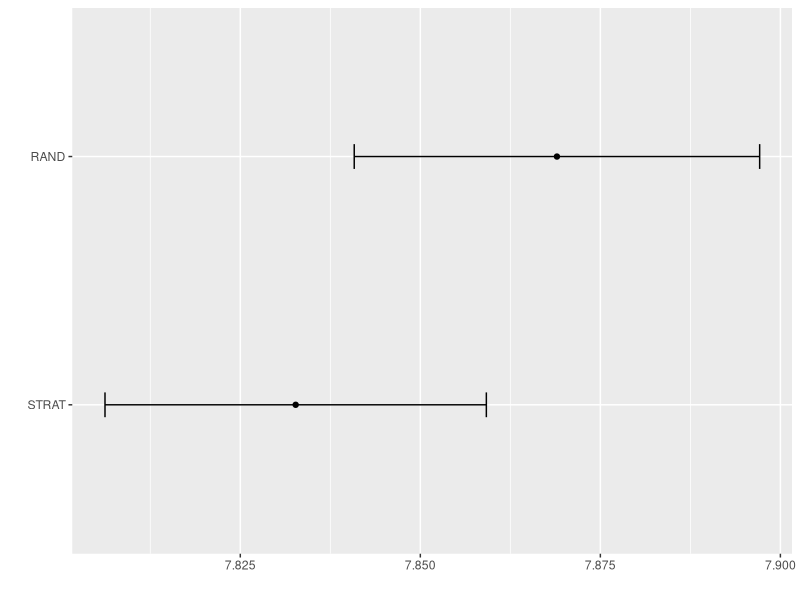
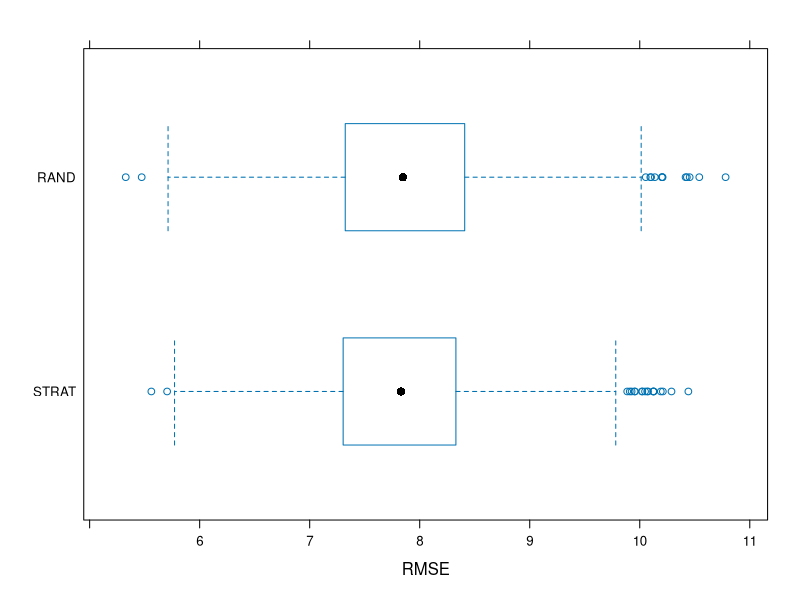

Source code (R) for these figures, in order:
## ---- chunk 1
knitr::opts_chunk$set(echo = TRUE)
library(ggplot2)
library(caret)
library(MASS)
## ---- chunk 2
# Boston Housing 
knitr::kable(head(Boston))
## ---- chunk 3
# internal function from caret package, needed to play nice with resamples()
prettySeq <- function(x) paste("Resample", gsub(" ", "0", format(seq(along = x))), sep = "")

createRandomDataPartition <- function(y, times, p) {
  vec <- 1:length(y)
  n_samples <- round(p * length(y))
  
  result <- list()
  for(t in 1:times){
    indices <- sample(vec, n_samples, replace = FALSE)
    result[[t]] <- indices
    #names(result)[t] <- paste0("Resample", t)
  }
  names(result) <- prettySeq(result)
  result
}

createRandomDataPartition(1:10, times = 2, p = 0.5)
## ---- chunk 4
set.seed(1234)
parts <- createRandomDataPartition(Boston$medv, times = 1, p = 0.5)

train <- parts$Resample1

# fit ols on train data
lm.fit <- lm(medv ~ indus + chas , data = Boston[train,])

# predict on held out data
preds <- predict(lm.fit, newdata = Boston[-train,])

# calculate RMSE validation error
sqrt(mean((preds - Boston[-train,]$medv)^2))
## ---- chunk 5
set.seed(1234)

# create four partitions
parts <- createRandomDataPartition(Boston$medv, times = 4, p = 0.5)

ctrl <- trainControl(method = "repeatedcv", 
                     ## The method doesn't matter
                     ## since we are defining the resamples
                     index= parts, 
                     ##verboseIter = TRUE, 
                     ##repeats = 1,
                     savePredictions = TRUE
                     ##returnResamp = "final"
                     ) 
## ---- chunk 6
res <- train(medv ~ indus + chas, data = Boston, method = "lm",
             trControl = ctrl)

res
## ---- chunk 7
# strangely enough, resamples() always wants at least two train() results
# see also the man page for resamples()
resamples <- resamples(list(MOD1 = res, 
                            MOD2 = res))

resamples$values$`MOD1~RMSE`

# check that we recover the RMSE reported by train() in the Resampling results
mean(resamples$values$`MOD1~RMSE`)

summary(resamples)
## ---- chunk 8
# simulation settings
n_repeats <- 3000
train_fraction <- 0.8
## ---- chunk 9
set.seed(1234)
parts <- createRandomDataPartition(Boston$medv, times = n_repeats, p = train_fraction)

ctrl <- trainControl(method = "repeatedcv",  ## The method doesn't matter
                     index= parts, 
                     savePredictions = TRUE
                     ) 

rand_sampl_res <- train(medv ~ indus + chas, data = Boston, method = "lm",
             trControl = ctrl)

rand_sampl_res
## ---- chunk 10
set.seed(1234)
parts <- createDataPartition(Boston$medv, times = n_repeats, p = train_fraction, list = T)

ctrl <- trainControl(method = "repeatedcv",  ## The method doesn't matter
                     index= parts, 
                     savePredictions = TRUE
                     ) 

strat_sampl_res <- train(medv ~ indus + chas, data = Boston, method = "lm",
             trControl = ctrl)

strat_sampl_res
## ---- chunk 11
resamples <- resamples(list(RAND = rand_sampl_res, 
                          STRAT = strat_sampl_res))
## ---- chunk 12
summary(resamples)
## ---- chunk 13
# caret:::ggplot.resamples
# t.test(resamples$values$`RAND~RMSE`)
ggplot(resamples, metric = "RMSE") 
## ---- chunk 14
bwplot(resamples, metric = "RMSE")
## ---- chunk 15
set.seed(1234)


ctrl <- trainControl(method = "LGOCV",  ## The method doesn't matter
                     repeats = n_repeats,
                     number = 1,
                     p = 0.5,
                     savePredictions = TRUE
                     ) 

lgocv_res <- train(medv ~ indus + chas, data = Boston, method = "lm",
             trControl = ctrl)

lgocv_res
